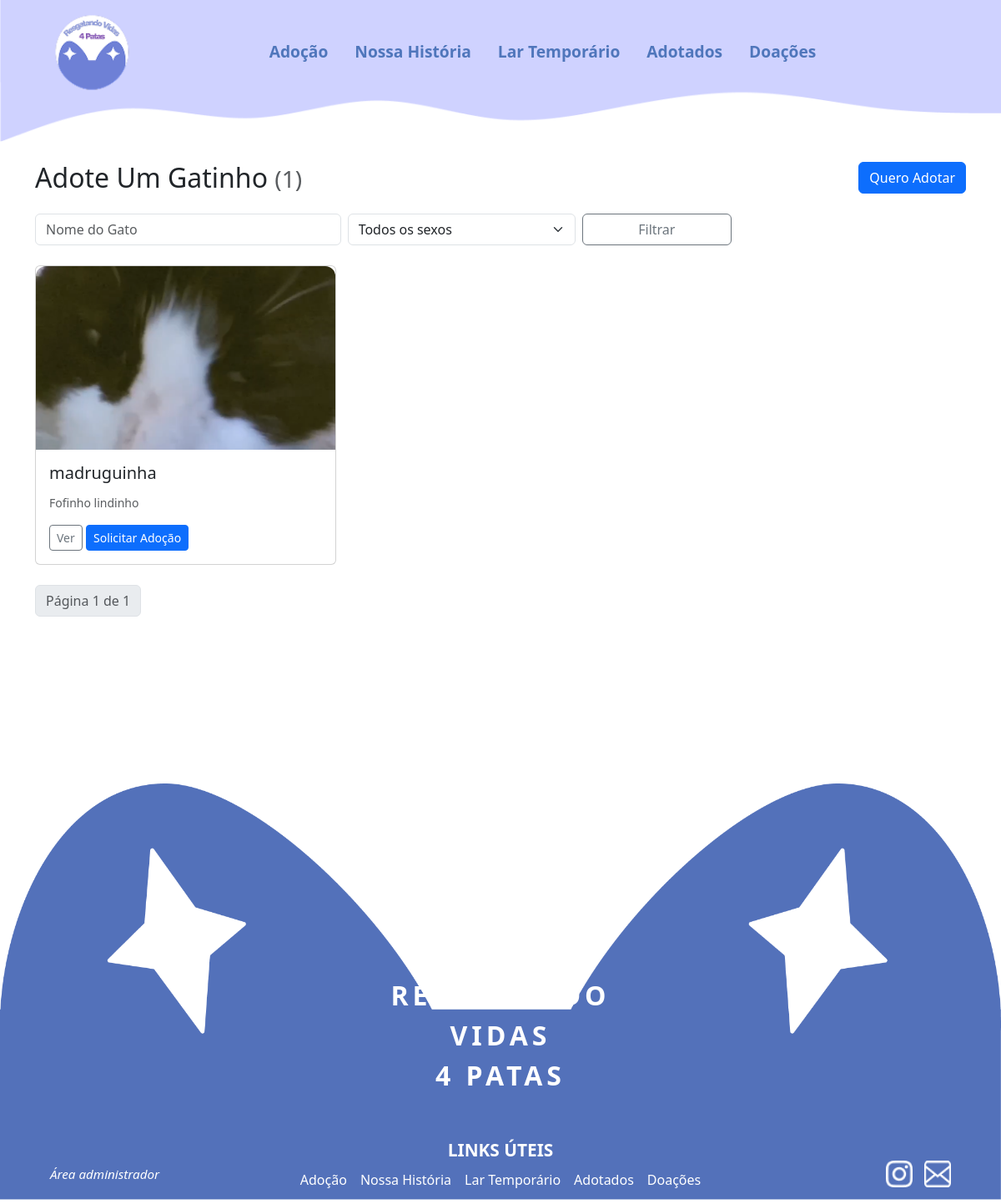
The app's page /adocoes/, older data.
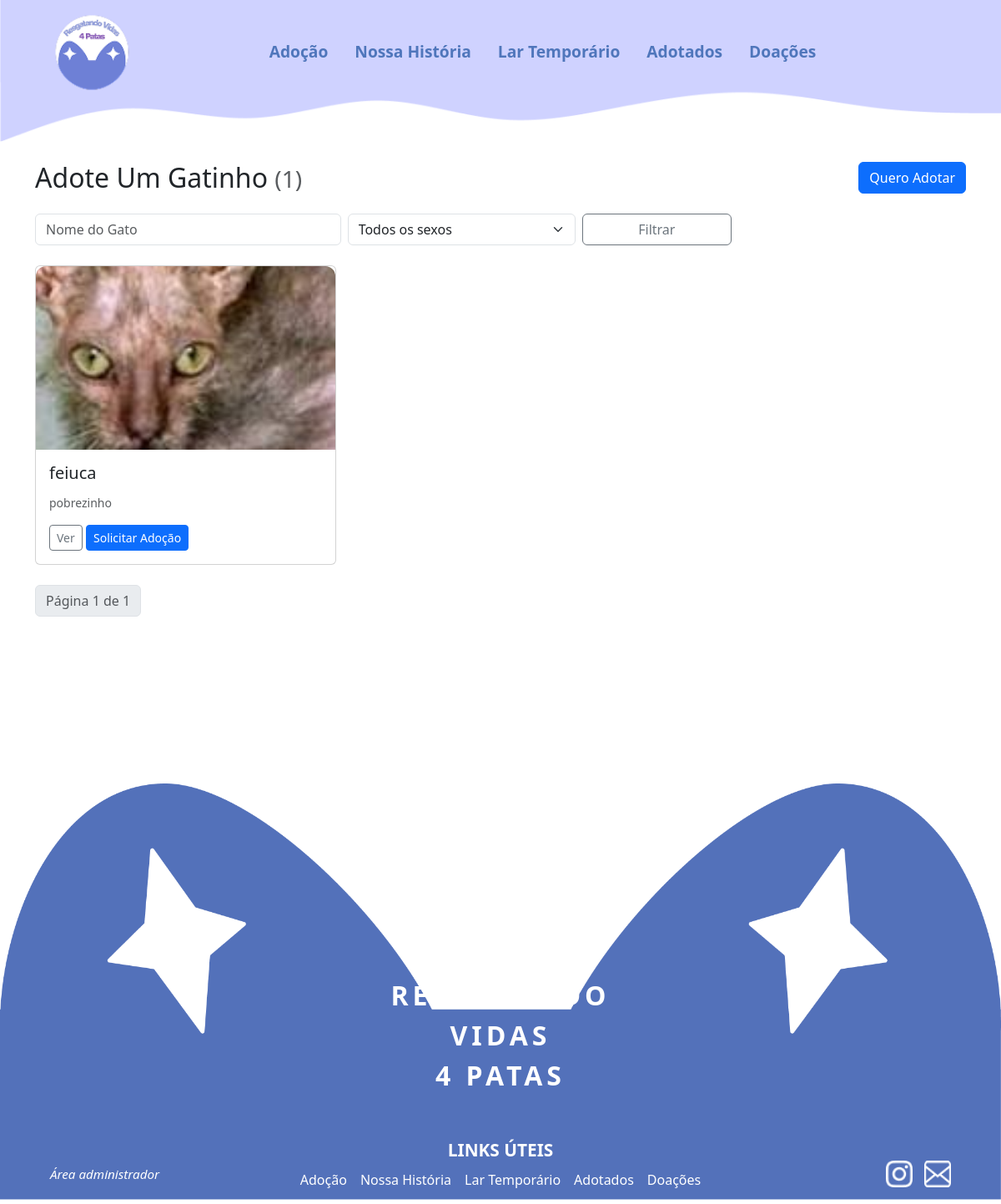
The same page, newer data.
### gatos/models.py (models this page shows, shortened)
class Gato(models.Model):
    SEXO_CHOICES = [
        ("M", "Macho"),
        ("F", "Fêmea"),
    ]
    nome = models.CharField(max_length=100, verbose_name="Nome do gato")
    sexo = models.CharField(max_length=1, choices=SEXO_CHOICES, verbose_name="Sexo", blank=False, null=False)
    idade = models.CharField(max_length=10, verbose_name="Idade")
    descricao = models.TextField(max_length=10000, verbose_name="Sobre o gato")
    imagem = models.ImageField(upload_to="gatos/", verbose_name="Foto do gato")
    lar_temporario = models.BooleanField(default=False, verbose_name="Precisa de lar temporário")
    cuidado = models.ForeignKey(Cuidado, on_delete=models.CASCADE, verbose_name="Cuidados")
    temperamento = models.ForeignKey(Temperamento, on_delete=models.CASCADE, verbose_name="Temperamento")
    sociavel = models.ForeignKey(Sociavel, on_delete=models.CASCADE, verbose_name="Socialização")
    moradia = models.ForeignKey(Moradia, on_delete=models.CASCADE, verbose_name="Moradia adequada")
    adotado = models.BooleanField(default=False, verbose_name="Adotado")
    created_at = models.DateTimeField(auto_now_add=True, verbose_name="Criado em")
    updated_at = models.DateTimeField(auto_now=True, verbose_name="Atualizado em")
    class Meta:
        verbose_name = "Gato"
        verbose_name_plural = "Gatos"
        db_table = "gatos"
        ordering = ["-created_at"]

### adocoes/views.py (the view)
# urls.py: path('', views.GatoListView.as_view(), name='lista'),
class GatoListView(ListView):
    model = Gato
    template_name = 'adocoes/adocao_list.html'
    context_object_name = 'gatos'
    paginate_by = 12
    def get_queryset(self):
        try:
            qs = Gato.objects.filter(adotados__isnull=True)
            try:
                qs = qs.order_by('-created_at')
            except FieldError:
                qs = qs.order_by('-id')
            q = self.request.GET.get('q')
            sexo_filter = self.request.GET.get('sexo')
            if q:
                qs = qs.filter(nome__icontains=q)
            if sexo_filter == 'fêmea':
                qs = qs.filter(sexo__lte=1)
            elif sexo_filter == 'macho':
                qs = qs.filter(sexo__gt=1)
            return qs
        except Exception as e:
            logger.exception("Erro em GatoListView.get_queryset: %s", e)
            return Gato.objects.none()

### gatos/context_processors.py (called while the page is built)
def dashboard_totals(request):
    total_para_adocao = Gato.objects.exclude(id__in=Adotados.objects.values("gato")).count()
    total_lar_temporario = Gato.objects.filter(lar_temporario=True).exclude(id__in=Adotados.objects.values("gato")).count()
    total_adotados = Adotados.objects.count()
    return {
        "total_para_adocao": total_para_adocao,
        "total_lar_temporario": total_lar_temporario,
        "total_adotados": total_adotados,
    }

### adocoes/templates/adocoes/adocao_list.html (shortened to what this page needs)
{% extends 'ong/base.html' %}
{% block content %}
<div class="hero mb-4">
  <div class="d-flex justify-content-between align-items-center">
    <h2 class="mb-0"> Adote Um Gatinho <small class="text-muted">({{ page_obj.paginator.count }})</small></h2>
    <a href="{% url 'adocoes:formulario_adocao' %}" class="btn btn-primary">Quero Adotar</a>
  </div>
  <form method="get" class="row g-2 mt-3">
    <div class="col-md-4">
      <input name="q" value="{{ request.GET.q }}" class="form-control" placeholder="Nome do Gato">
    </div>
    <div class="col-md-3">
      <select name="sexo" class="form-select">
        <option value="">Todos os sexos</option>
      </select>
    </div>
    <div class="col-md-2">
      <button class="btn btn-outline-secondary w-100">Filtrar</button>
    </div>
  </form>
</div>
<div class="row g-3">
  {% for gato in gatos %}
  <div class="col-lg-4 col-md-6">
    <div class="card card-cat h-100">
      {% if gato.imagem %}
      <img src="{{ gato.imagem.url }}" class="card-img-top" style="height:220px;object-fit:cover;border-top-left-radius:12px;border-top-right-radius:12px;">
      {% endif %}
      <div class="card-body">
        <h5 class="card-title">{{ gato.nome }}</h5>
        <p class="card-text small text-muted">{{ gato.descricao|truncatechars:80 }}</p>
        <div class="d-flex justify-content-between align-items-center mt-3">
          <div>
            <a href="{% url 'adocoes:detail' gato.pk %}" class="btn btn-sm btn-outline-secondary">Ver</a>
            <a href="{% url 'adocoes:formulario_adocao' %}?gato={{ gato.pk }}" class="btn btn-sm btn-primary">Solicitar Adoção</a>
          </div>
        </div>
      </div>
    </div>
  </div>
  {% empty %}
  <p>Nenhum gato encontrado.</p>
  {% endfor %}
</div>
<nav class="mt-4">
  <ul class="pagination">
    <li class="page-item disabled"><span class="page-link">Página {{ page_obj.number }} de {{ page_obj.paginator.num_pages }}</span></li>
  </ul>
</nav>
{% endblock %}

Row changes from the older to the newer data that the page shows:
no longer on this page (row edited): Gato: imagem (picture), nome "madruguinha", descricao "Fofinho lindinho"
added Gato: imagem (picture), nome "feiuca", descricao "pobrezinho"
